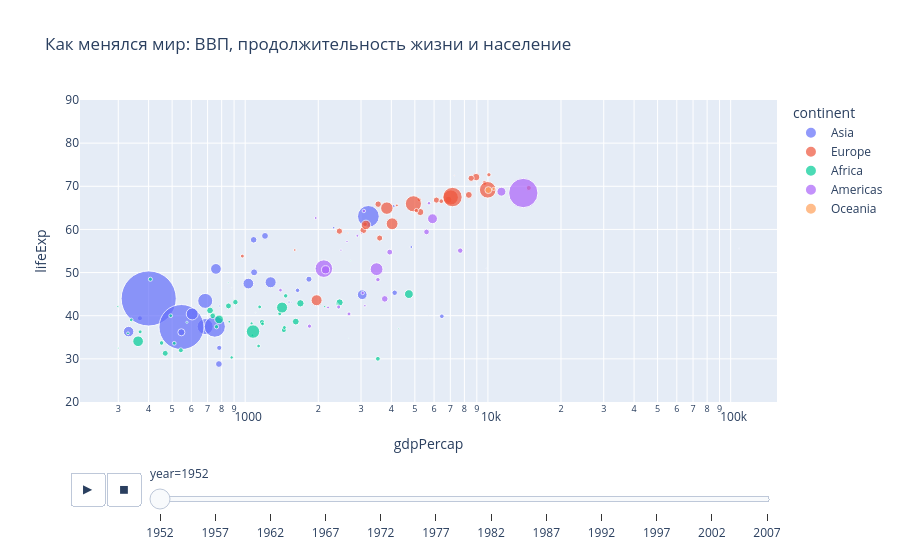

Notebook cell for this chart:
### Markdown cell above
Построим анимированный график.

В нём:

- X — ВВП на человека;
- Y — продолжительность жизни;
- цвет — континент;
- размер — население;
- подпись — страна;
- время — год.

### Code cell
fig = px.scatter(
    gapminder,
    x="gdpPercap",
    y="lifeExp",
    size="pop",
    color="continent",
    hover_name="country",
    animation_frame="year",
    animation_group="country",
    log_x=True,
    size_max=60,
    range_y=[20, 90],
    title="Как менялся мир: ВВП, продолжительность жизни и население"
)

fig.show()

### Figure 1 — Plotly figure (JSON) as saved in the notebook; plotly's stock layout.template omitted (floating-point values rounded to 4 significant figures)
{"data": [{"hovertemplate": "<b>%{hovertext}</b><br><br>continent=Asia<br>year=1952<br>gdpPercap=%{x}<br>lifeExp=%{y}<br>pop=%{marker.size}<extra></extra>", "hovertext": ["Afghanistan", "Bahrain", "Bangladesh", "Cambodia", "China", "Hong Kong, China", "India", "Indonesia", "Iran", "Iraq", "Israel", "Japan", "Jordan", "Korea, Dem. Rep.", "Korea, Rep.", "Kuwait", "Lebanon", "Malaysia", "Mongolia", "Myanmar", "Nepal", "Oman", "Pakistan", "Philippines", "Saudi Arabia", "Singapore", "Sri Lanka", "Syria", "Taiwan", "Thailand", "Vietnam", "West Bank and Gaza", "Yemen, Rep."], "ids": ["Afghanistan", "Bahrain", "Bangladesh", "Cambodia", "China", "Hong Kong, China", "India", "Indonesia", "Iran", "Iraq", "Israel", "Japan", "Jordan", "Korea, Dem. Rep.", "Korea, Rep.", "Kuwait", "Lebanon", "Malaysia", "Mongolia", "Myanmar", "Nepal", "Oman", "Pakistan", "Philippines", "Saudi Arabia", "Singapore", "Sri Lanka", "Syria", "Taiwan", "Thailand", "Vietnam", "West Bank and Gaza", "Yemen, Rep."], "legendgroup": "Asia", "marker": {"color": "#636efa", "size": [8425333, 120447, 46886859, 4693836, 556263527, 2125900, 372000000, 82052000, 17272000, 5441766, 1620914, 86459025, 607914, 8865488, 20947571, 160000, 1439529, 6748378, 800663, 20092996, 9182536, 507833, 41346560, 22438691, 4005677, 1127000, 7982342, 3661549, 8550362, 21289402, 26246839, 1030585, 4963829], "sizemode": "area", "sizeref": 366300.0, "symbol": "circle"}, "mode": "markers", "name": "Asia", "orientation": "v", "showlegend": true, "type": "scatter", "x": [779.4, 9867.0, 684.2, 368.5, 400.4, 3054.0, 546.6, 749.7, 3035.0, 4130.0, 4087.0, 3217.0, 1547.0, 1088.0, 1031.0, 108400.0, 4835.0, 1831.0, 786.6, 331.0, 545.9, 1828.0, 684.6, 1273.0, 6460.0, 2315.0, 1084.0, 1643.0, 1207.0, 757.8, 605.1, 1516.0, 781.7], "xaxis": "x", "y": [28.8, 50.94, 37.48, 39.42, 44.0, 60.96, 37.37, 37.47, 44.87, 45.32, 65.39, 63.03, 43.16, 50.06, 47.45, 55.56, 55.93, 48.46, 42.24, 36.32, 36.16, 37.58, 43.44, 47.75, 39.88, 60.4, 57.59, 45.88, 58.5, 50.85, 40.41, 43.16, 32.55], "yaxis": "y"}, {"hovertemplate": "<b>%{hovertext}</b><br><br>continent=Europe<br>year=1952<br>gdpPercap=%{x}<br>lifeExp=%{y}<br>pop=%{marker.size}<extra></extra>", "hovertext": ["Albania", "Austria", "Belgium", "Bosnia and Herzegovina", "Bulgaria", "Croatia", "Czech Republic", "Denmark", "Finland", "France", "Germany", "Greece", "Hungary", "Iceland", "Ireland", "Italy", "Montenegro", "Netherlands", "Norway", "Poland", "Portugal", "Romania", "Serbia", "Slovak Republic", "Slovenia", "Spain", "Sweden", "Switzerland", "Turkey", "United Kingdom"], "ids": ["Albania", "Austria", "Belgium", "Bosnia and Herzegovina", "Bulgaria", "Croatia", "Czech Republic", "Denmark", "Finland", "France", "Germany", "Greece", "Hungary", "Iceland", "Ireland", "Italy", "Montenegro", "Netherlands", "Norway", "Poland", "Portugal", "Romania", "Serbia", "Slovak Republic", "Slovenia", "Spain", "Sweden", "Switzerland", "Turkey", "United Kingdom"], "legendgroup": "Europe", "marker": {"color": "#EF553B", "size": [1282697, 6927772, 8730405, 2791000, 7274900, 3882229, 9125183, 4334000, 4090500, 42459667, 69145952, 7733250, 9504000, 147962, 2952156, 47666000, 413834, 10381988, 3327728, 25730551, 8526050, 16630000, 6860147, 3558137, 1489518, 28549870, 7124673, 4815000, 22235677, 50430000], "sizemode": "area", "sizeref": 366300.0, "symbol": "circle"}, "mode": "markers", "name": "Europe", "orientation": "v", "showlegend": true, "type": "scatter", "x": [1601.0, 6137.0, 8343.0, 973.5, 2444.0, 3119.0, 6876.0, 9692.0, 6425.0, 7030.0, 7144.0, 3531.0, 5264.0, 7268.0, 5210.0, 4931.0, 2648.0, 8942.0, 10100.0, 4029.0, 3068.0, 3145.0, 3581.0, 5075.0, 4215.0, 3834.0, 8528.0, 14730.0, 1969.0, 9980.0], "xaxis": "x", "y": [55.23, 66.8, 68.0, 53.82, 59.6, 61.21, 66.87, 70.78, 66.55, 67.41, 67.5, 65.86, 64.03, 72.49, 66.91, 65.94, 59.16, 72.13, 72.67, 61.31, 59.82, 61.05, 58.0, 64.36, 65.57, 64.94, 71.86, 69.62, 43.59, 69.18], "yaxis": "y"}, {"hovertemplate": "<b>%{hovertext}</b><br><br>continent=Africa<br>year=1952<br>gdpPercap=%{x}<br>lifeExp=%{y}<br>pop=%{marker.size}<extra></extra>", "hovertext": ["Algeria", "Angola", "Benin", "Botswana", "Burkina Faso", "Burundi", "Cameroon", "Central African Republic", "Chad", "Comoros", "Congo, Dem. Rep.", "Congo, Rep.", "Cote d'Ivoire", "Djibouti", "Egypt", "Equatorial Guinea", "Eritrea", "Ethiopia", "Gabon", "Gambia", "Ghana", "Guinea", "Guinea-Bissau", "Kenya", "Lesotho", "Liberia", "Libya", "Madagascar", "Malawi", "Mali", "Mauritania", "Mauritius", "Morocco", "Mozambique", "Namibia", "Niger", "Nigeria", "Reunion", "Rwanda", "Sao Tome and Principe", "Senegal", "Sierra Leone", "Somalia", "South Africa", "Sudan", "Swaziland", "Tanzania", "Togo", "Tunisia", "Uganda", "Zambia", "Zimbabwe"], "ids": ["Algeria", "Angola", "Benin", "Botswana", "Burkina Faso", "Burundi", "Cameroon", "Central African Republic", "Chad", "Comoros", "Congo, Dem. Rep.", "Congo, Rep.", "Cote d'Ivoire", "Djibouti", "Egypt", "Equatorial Guinea", "Eritrea", "Ethiopia", "Gabon", "Gambia", "Ghana", "Guinea", "Guinea-Bissau", "Kenya", "Lesotho", "Liberia", "Libya", "Madagascar", "Malawi", "Mali", "Mauritania", "Mauritius", "Morocco", "Mozambique", "Namibia", "Niger", "Nigeria", "Reunion", "Rwanda", "Sao Tome and Principe", "Senegal", "Sierra Leone", "Somalia", "South Africa", "Sudan", "Swaziland", "Tanzania", "Togo", "Tunisia", "Uganda", "Zambia", "Zimbabwe"], "legendgroup": "Africa", "marker": {"color": "#00cc96", "size": [9279525, 4232095, 1738315, 442308, 4469979, 2445618, 5009067, 1291695, 2682462, 153936, 14100005, 854885, 2977019, 63149, 22223309, 216964, 1438760, 20860941, 420702, 284320, 5581001, 2664249, 580653, 6464046, 748747, 863308, 1019729, 4762912, 2917802, 3838168, 1022556, 516556, 9939217, 6446316, 485831, 3379468, 33119096, 257700, 2534927, 60011, 2755589, 2143249, 2526994, 14264935, 8504667, 290243, 8322925, 1219113, 3647735, 5824797, 2672000, 3080907], "sizemode": "area", "sizeref": 366300.0, "symbol": "circle"}, "mode": "markers", "name": "Africa", "orientation": "v", "showlegend": true, "type": "scatter", "x": [2449.0, 3521.0, 1063.0, 851.2, 543.3, 339.3, 1173.0, 1071.0, 1179.0, 1103.0, 780.5, 2126.0, 1389.0, 2670.0, 1419.0, 375.6, 328.9, 362.1, 4293.0, 485.2, 911.3, 510.2, 299.9, 853.5, 298.8, 575.6, 2388.0, 1443.0, 369.2, 452.3, 743.1, 1968.0, 1688.0, 468.5, 2424.0, 761.9, 1077.0, 2719.0, 493.3, 879.6, 1450.0, 879.8, 1136.0, 4725.0, 1616.0, 1148.0, 716.7, 859.8, 1468.0, 734.8, 1147.0, 406.9], "xaxis": "x", "y": [43.08, 30.02, 38.22, 47.62, 31.98, 39.03, 38.52, 35.46, 38.09, 40.72, 39.14, 42.11, 40.48, 34.81, 41.89, 34.48, 35.93, 34.08, 37.0, 30.0, 43.15, 33.61, 32.5, 42.27, 42.14, 38.48, 42.72, 36.68, 36.26, 33.69, 40.54, 50.99, 42.87, 31.29, 41.73, 37.44, 36.32, 52.72, 40.0, 46.47, 37.28, 30.33, 32.98, 45.01, 38.63, 41.41, 41.22, 38.6, 44.6, 39.98, 42.04, 48.45], "yaxis": "y"}, {"hovertemplate": "<b>%{hovertext}</b><br><br>continent=Americas<br>year=1952<br>gdpPercap=%{x}<br>lifeExp=%{y}<br>pop=%{marker.size}<extra></extra>", "hovertext": ["Argentina", "Bolivia", "Brazil", "Canada", "Chile", "Colombia", "Costa Rica", "Cuba", "Dominican Republic", "Ecuador", "El Salvador", "Guatemala", "Haiti", "Honduras", "Jamaica", "Mexico", "Nicaragua", "Panama", "Paraguay", "Peru", "Puerto Rico", "Trinidad and Tobago", "United States", "Uruguay", "Venezuela"], "ids": ["Argentina", "Bolivia", "Brazil", "Canada", "Chile", "Colombia", "Costa Rica", "Cuba", "Dominican Republic", "Ecuador", "El Salvador", "Guatemala", "Haiti", "Honduras", "Jamaica", "Mexico", "Nicaragua", "Panama", "Paraguay", "Peru", "Puerto Rico", "Trinidad and Tobago", "United States", "Uruguay", "Venezuela"], "legendgroup": "Americas", "marker": {"color": "#ab63fa", "size": [17876956, 2883315, 56602560, 14785584, 6377619, 12350771, 926317, 6007797, 2491346, 3548753, 2042865, 3146381, 3201488, 1517453, 1426095, 30144317, 1165790, 940080, 1555876, 8025700, 2227000, 662850, 157553000, 2252965, 5439568], "sizemode": "area", "sizeref": 366300.0, "symbol": "circle"}, "mode": "markers", "name": "Americas", "orientation": "v", "showlegend": true, "type": "scatter", "x": [5911.0, 2677.0, 2109.0, 11370.0, 3940.0, 2144.0, 2627.0, 5587.0, 1398.0, 3522.0, 3048.0, 2428.0, 1840.0, 2195.0, 2899.0, 3478.0, 3112.0, 2480.0, 1952.0, 3759.0, 3082.0, 3023.0, 13990.0, 5717.0, 7690.0], "xaxis": "x", "y": [62.48, 40.41, 50.92, 68.75, 54.74, 50.64, 57.21, 59.42, 45.93, 48.36, 45.26, 42.02, 37.58, 41.91, 58.53, 50.79, 42.31, 55.19, 62.65, 43.9, 64.28, 59.1, 68.44, 66.07, 55.09], "yaxis": "y"}, {"hovertemplate": "<b>%{hovertext}</b><br><br>continent=Oceania<br>year=1952<br>gdpPercap=%{x}<br>lifeExp=%{y}<br>pop=%{marker.size}<extra></extra>", "hovertext": ["Australia", "New Zealand"], "ids": ["Australia", "New Zealand"], "legendgroup": "Oceania", "marker": {"color": "#FFA15A", "size": [8691212, 1994794], "sizemode": "area", "sizeref": 366300.0, "symbol": "circle"}, "mode": "markers", "name": "Oceania", "orientation": "v", "showlegend": true, "type": "scatter", "x": [10040.0, 10560.0], "xaxis": "x", "y": [69.12, 69.39], "yaxis": "y"}], "layout": {"legend": {"itemsizing": "constant", "title": {"text": "continent"}, "tracegroupgap": 0}, "sliders": [{"active": 0, "currentvalue": {"prefix": "year="}, "len": 0.9, "pad": {"b": 10, "t": 60}, "steps": [{"args": [["1952"], {"frame": {"duration": 0, "redraw": false}, "fromcurrent": true, "mode": "immediate", "transition": {"duration": 0, "easing": "linear"}}], "label": "1952", "method": "animate"}, {"args": [["1957"], {"frame": {"duration": 0, "redraw": false}, "fromcurrent": true, "mode": "immediate", "transition": {"duration": 0, "easing": "linear"}}], "label": "1957", "method": "animate"}, {"args": [["1962"], {"frame": {"duration": 0, "redraw": false}, "fromcurrent": true, "mode": "immediate", "transition": {"duration": 0, "easing": "linear"}}], "label": "1962", "method": "animate"}, {"args": [["1967"], {"frame": {"duration": 0, "redraw": false}, "fromcurrent": true, "mode": "immediate", "transition": {"duration": 0, "easing": "linear"}}], "label": "1967", "method": "animate"}, {"args": [["1972"], {"frame": {"duration": 0, "redraw": false}, "fromcurrent": true, "mode": "immediate", "transition": {"duration": 0, "easing": "linear"}}], "label": "1972", "method": "animate"}, {"args": [["1977"], {"frame": {"duration": 0, "redraw": false}, "fromcurrent": true, "mode": "immediate", "transition": {"duration": 0, "easing": "linear"}}], "label": "1977", "method": "animate"}, {"args": [["1982"], {"frame": {"duration": 0, "redraw": false}, "fromcurrent": true, "mode": "immediate", "transition": {"duration": 0, "easing": "linear"}}], "label": "1982", "method": "animate"}, {"args": [["1987"], {"frame": {"duration": 0, "redraw": false}, "fromcurrent": true, "mode": "immediate", "transition": {"duration": 0, "easing": "linear"}}], "label": "1987", "method": "animate"}, {"args": [["1992"], {"frame": {"duration": 0, "redraw": false}, "fromcurrent": true, "mode": "immediate", "transition": {"duration": 0, "easing": "linear"}}], "label": "1992", "method": "animate"}, {"args": [["1997"], {"frame": {"duration": 0, "redraw": false}, "fromcurrent": true, "mode": "immediate", "transition": {"duration": 0, "easing": "linear"}}], "label": "1997", "method": "animate"}, {"args": [["2002"], {"frame": {"duration": 0, "redraw": false}, "fromcurrent": true, "mode": "immediate", "transition": {"duration": 0, "easing": "linear"}}], "label": "2002", "method": "animate"}, {"args": [["2007"], {"frame": {"duration": 0, "redraw": false}, "fromcurrent": true, "mode": "immediate", "transition": {"duration": 0, "easing": "linear"}}], "label": "2007", "method": "animate"}], "x": 0.1, "xanchor": "left", "y": 0, "yanchor": "top"}], "title": {"text": "Как менялся мир: ВВП, продолжительность жизни и население"}, "updatemenus": [{"buttons": [{"args": [null, {"frame": {"duration": 500, "redraw": false}, "fromcurrent": true, "mode": "immediate", "transition": {"duration": 500, "easing": "linear"}}], "label": "&#9654;", "method": "animate"}, {"args": [[null], {"frame": {"duration": 0, "redraw": false}, "fromcurrent": true, "mode": "immediate", "transition": {"duration": 0, "easing": "linear"}}], "label": "&#9724;", "method": "animate"}], "direction": "left", "pad": {"r": 10, "t": 70}, "showactive": false, "type": "buttons", "x": 0.1, "xanchor": "right", "y": 0, "yanchor": "top"}], "xaxis": {"anchor": "y", "domain": [0, 1], "title": {"text": "gdpPercap"}, "type": "log"}, "yaxis": {"anchor": "x", "domain": [0, 1], "range": [20, 90], "title": {"text": "lifeExp"}}}}
